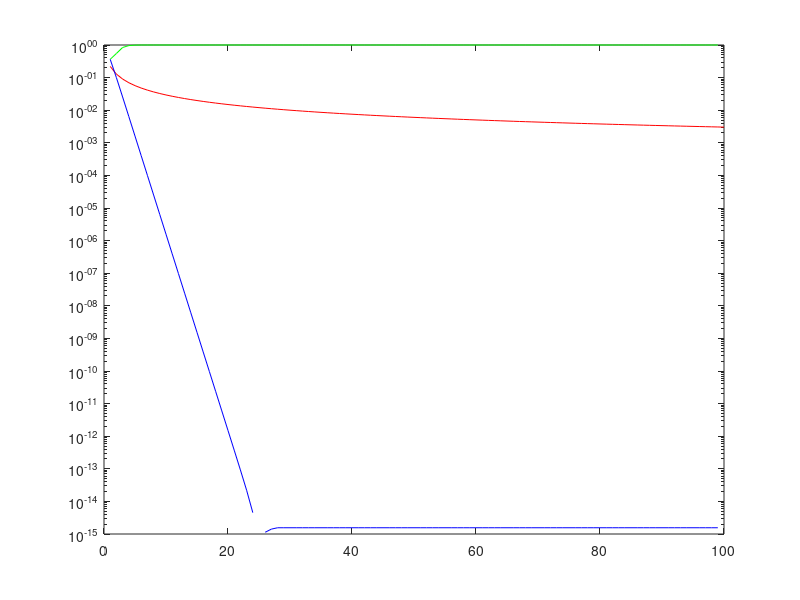

This chart was generated by the following MATLAB code:
clear all;
clc;
n = 1e+2;
Sn1 = sqrt(6*cumsum(1 ./ (1:n).^2));

Sn2(1) = 2;
for i = 3:n
    Sn2(i-1) = 2^((i-2) / 2) * sqrt(1 -sqrt(1-4^(1 - (i-1)) * Sn2(i-2)^2));
end

Sn3(1) = 2;
for i = 3:n
    Sn3(i-1) = sqrt(2) * Sn3(i-2) / sqrt(1 + sqrt(1-4^(1 - (i-1)) * Sn3(i-2)^2));
end

err_rel_sn1 = abs(Sn1 - pi) / abs(pi);
err_rel_sn2 = abs(Sn2 - pi) / abs(pi);
err_rel_sn3 = abs(Sn3 - pi) / abs(pi);

fprintf('\n \t valore Sn1: %10.19f', Sn1(end));
fprintf('\n \t valore Sn2: %10.19f', Sn2(end));
fprintf('\n \t valore Sn3: %10.19f', Sn3(end));


figure(1)
semilogy(err_rel_sn1, 'red');
hold on;
semilogy(err_rel_sn2, 'green');
semilogy(err_rel_sn3, 'blue');